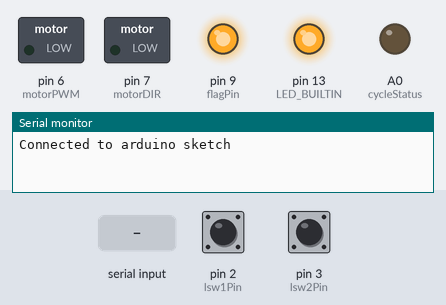
Bench run of a sketch on a simulated Arduino Uno, built with avr-gcc and run on an emulated ATmega328P. Parts: switched loads named in the sketch (green lamp = pin HIGH), output pins drawn as LEDs (lit = HIGH), the last lines printed to the serial monitor. Dashed ring = blinking. Inputs (shaded band) come from the test bench; at power-on: pin 2 (lsw1Pin) HIGH, pin 3 (lsw2Pin) HIGH.

Above: at 1.2 s.
1.3 s: "SW1\n" received over Serial
4.3 s: "1,90,45\n" received over Serial
At 4.46 s:
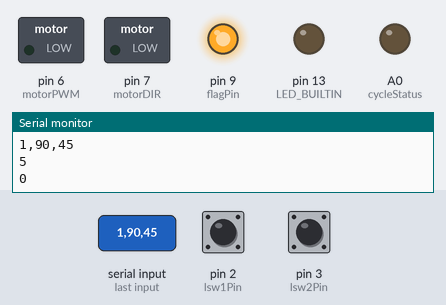
7.3 s: pin 2 (lsw1Pin) pulled LOW for 0.15 s
At 7.51 s:
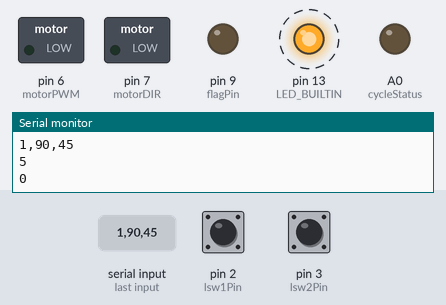
10.3 s: "start\n" received over Serial
11.8 s: "SW1\n" received over Serial
At 12.4 s:
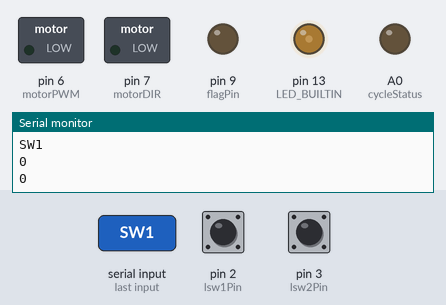
Timing chart, 0 to 14.3 s (numbered marks = the images above; inputs shaded):
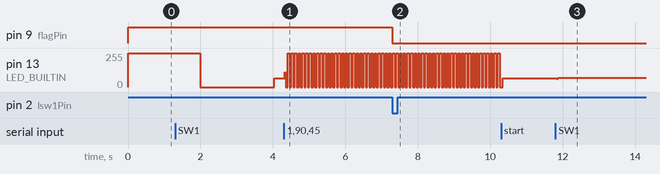

The sketch:

Dhvani-led-test.ino
```cpp
/*
Dhvani3 Robotic Arm firmware
Project by Budhadtiya
Firmware developer : Craftronixlab Technologies
Version : 2.0
--------------------------------------------------------------------------------------------------
Debug message sequence for one movement cycle:
Started
SW1
SW2
SW1
Stopped
done (use it as an ACK signal to chk status of the arm)

Uncomment debug msg lines for debugging otherwise it will only send done msg to raspberry pi's
serial which can be processed in python and send start msg for next cycle.

Message format : startFxBx (x denotes the speed for forward and backward)

For e.g : If user wants to move the arm to forward at the speed of 45 and backward at the speed of 25 the command sent to the serial will be
          startF45B25
--------------------------------------------------------------------------------------------------
*/

#define lsw1Pin 2
#define lsw2Pin 3
#define motorPWM 6  //Motor external PWM set JP4 to X and JP6 to EXTPWM in the motor driver
#define motorDIR 7  //Motor direction control
#define flagPin 9
#define feedbackPin 10
#define testPin A1
#define cycleStatus A0

String initCMD;  //Serial data from raspberry pi to start arm movement cycle
int sw1Counter = 0;
int motorCWSpeed = 200;   //motor CW speed range 0 - 255
int motorCCWSpeed;  //motor CCW speed range 0 - 255

int blink_counter = 0;
bool should_i_blink = false;

void setup() {
  Serial.begin(9600);
  pinMode(lsw1Pin, INPUT);
  pinMode(lsw2Pin, INPUT);
  pinMode(testPin, INPUT);
  pinMode(feedbackPin, INPUT);
  pinMode(motorPWM, OUTPUT);
  pinMode(motorDIR, OUTPUT);
  pinMode(flagPin, OUTPUT);
  pinMode(cycleStatus, OUTPUT);
  digitalWrite(flagPin, HIGH);
  attachInterrupt(digitalPinToInterrupt(lsw1Pin), CW, FALLING);
  attachInterrupt(digitalPinToInterrupt(lsw2Pin), CCW, FALLING);
  Serial.println("Connected to arduino sketch");

  // LED STUFF
  pinMode(LED_BUILTIN, OUTPUT);
}

void loop() {
  // if(initCMD.equals("start"))
  if (Serial.available()) {
    String initCMD = Serial.readStringUntil('\n');
    Serial.println(initCMD);
    motorCWSpeed = initCMD.substring(6, 8).toInt();
    Serial.println(motorCWSpeed);
    motorCCWSpeed = initCMD.substring(9, 12).toInt();
    Serial.println(motorCCWSpeed);
    if (initCMD.substring(0, 5) == "start") {
      Serial.println("Started");
      // should_i_blink = true;

      // runCycle();
      // digitalWrite(cycleStatus, HIGH);
    }
  }
  blink(motorCWSpeed);
  // int readPin = digitalRead(feedbackPin);
  // if(readPin == LOW){
  //   doHoming();
  //   digitalWrite(flagPin,HIGH);
  //   }
}

void blink(int value) {
  digitalWrite(LED_BUILTIN, HIGH);  // turn the LED on (HIGH is the voltage level)
  delay(value * 10);                       // wait for a second
  digitalWrite(LED_BUILTIN, LOW);   // turn the LED off by making the voltage LOW
  delay(value * 10);
}

void CW() {
  static unsigned long last_interrupt1_time = 0;
  unsigned long interrupt1_time = millis();
  if (interrupt1_time - last_interrupt1_time > 100) {
    //Serial.println("SW1");
    sw1Counter = sw1Counter + 1;
    if (sw1Counter == 1) {
      sw1Counter = 0;
      stopMotor();
      digitalWrite(flagPin, LOW);
    }
  }
  last_interrupt1_time = interrupt1_time;
}

void CCW() {
  static unsigned long last_interrupt2_time = 0;
  unsigned long interrupt2_time = millis();
  if (interrupt2_time - last_interrupt2_time > 100) {
    //Serial.println("SW2");
    analogWrite(motorPWM, motorCCWSpeed);
    digitalWrite(motorDIR, LOW);
  }
  last_interrupt2_time = interrupt2_time;
}

void stopMotor() {
  digitalWrite(motorPWM, LOW);
  digitalWrite(motorDIR, LOW);
  //Serial.println("Stopped");
}

void runCycle() {
  analogWrite(motorPWM, motorCWSpeed);
  digitalWrite(motorDIR, HIGH);
}

void doHoming() {
  analogWrite(motorPWM, motorCWSpeed);
  digitalWrite(motorDIR, HIGH);
  delay(100);
  stopMotor();
  Serial.println("done");
  digitalWrite(cycleStatus, LOW);
}
```

Measured:
- after the input at 4.3 s, pin 13 (LED_BUILTIN): 67/255 → 112/255 at once, then repeats every 0.10 s: 0/255 0.05 s, 255/255 0.05 s
- after the input at 7.3 s, pin 9 (flagPin): HIGH → LOW at once
- after the input at 11.8 s, pin 13 (LED_BUILTIN): 67/255 → 68/255 at once
